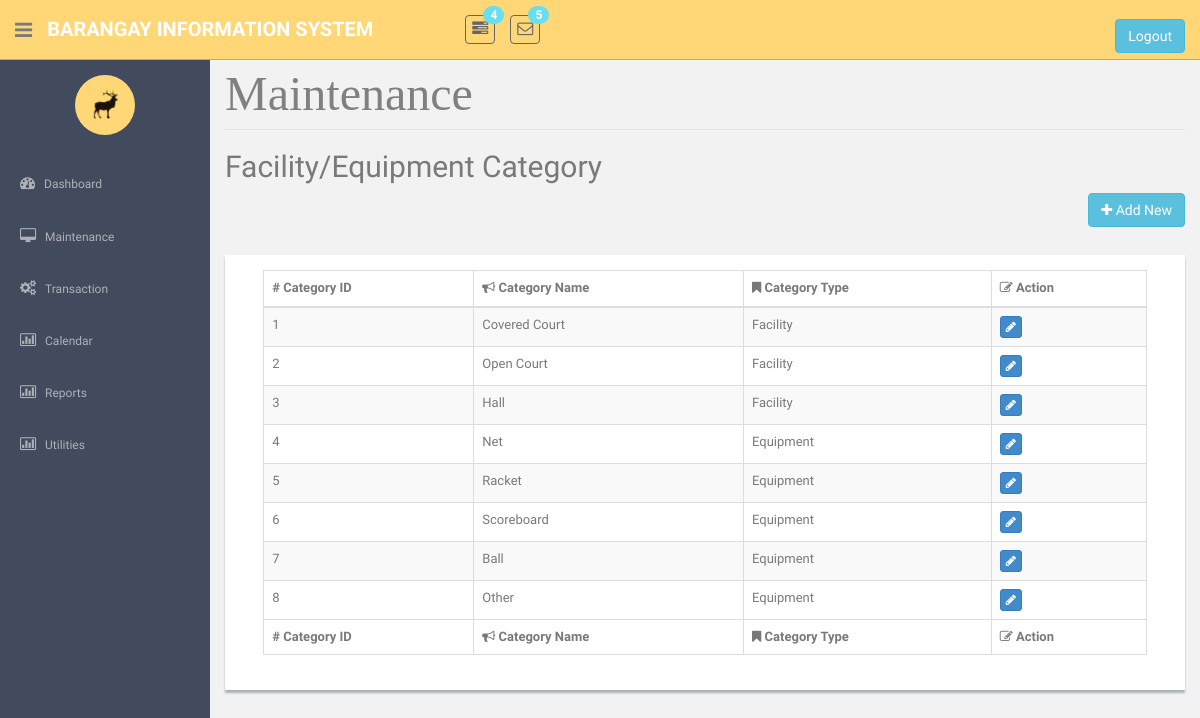
The app's page /EquipmentCat.php with its own data.
### tables this page shows
CREATE TABLE `tblcategory` (
  `strCategoryCode` int(25) NOT NULL,
  `strCategoryDesc` varchar(45) NOT NULL,
  `strCategoryType` varchar(45) NOT NULL
);

### EquipmentCat.php (the view, shortened to what this page needs)
<!DOCTYPE html>
          <?php require('header.php');?>
    <?php require('sidebar.php');?>
      <section id="main-content">
          <section class="wrapper site-min-height">		<form method = POST>
<legend ><font face = "cambria" size = 8 color = "grey"> Maintenance </font></legend>
			<h2>Facility/Equipment Category </h2>
   <form method = POST>
	 <p align="right">
	 <button type="button" class="btn btn-info" name = "btnEdit1" id = "btnEdit1"  onclick = "window.location = 'EquipmentCateAdd.php'" ><i class="fa fa-plus"></i> Add New</button>
	 <p>
<center>
<br><div class = "showback">
					<table   class="table table-striped table-bordered table-hover"  border = '2' style = 'width:95%'>
						<thead>
							<tr>
								<th># Category ID</th>
								<th><i class="fa fa-bullhorn"></i> Category Name</th>
								<th><i class="fa fa-bookmark"></i> Category Type</th>
								<th><i class="fa fa-edit"></i> Action</th>
							</tr>
						</thead>
						<tfoot>
							<tr>
								<th># Category ID</th>
								<th><i class="fa fa-bullhorn"></i> Category Name</th>
								<th><i class="fa fa-bookmark"></i> Category Type</th>
								<th><i class="fa fa-edit"></i> Action</th>
							</tr>
						</tfoot>
					<tbody>
					<?php
					require('connection.php');
				$sql = "select * from tblCategory ";
				$query = mysqli_query($con, $sql);
				if(mysqli_num_rows($query) > 0){
					while($row = mysqli_fetch_object($query)){?>
					<tr> <td><?php echo $row->strCategoryCode?></td>
					<td><?php echo $row->strCategoryDesc?></td>
					<td><?php echo $row->strCategoryType?></td>
					<td>
									<div class="btn-group " role="group">
									<button  class="btn btn-primary btn-xs" type = submit name = "btnEdit" value = <?php echo $row->strCategoryCode; ?> ><i class="fa fa-pencil"></i></button>
									</div>
									</td>
				<?php }}
				if(isset($_POST['del'])){
					$a = $_POST['del'];
					mysqli_query($con,"Delete From tblCategory where strCategoryCode = '$a'");
					echo "<script>alert('Successful!');
					window.location ='EquipmentCat.php';</script>";
				}				?></tbody>
				</table>
</center>
</form>
		</section><! --/wrapper -->
      </section>
  </section>
  </body>
</html>

### assets/css/style.css (style rules this page uses)
body { color: #797979; background: #f2f2f2; font-family: 'Ruda', sans-serif; padding: 0px !important; margin: 0px !important; font-size:13px; }
#main-content { margin-left: 210px; }
.wrapper { display: inline-block; margin-top: 60px; padding-left: 15px; padding-right: 15px; padding-bottom: 15px; padding-top: 0px; width: 100%; }
.showback { background: #ffffff; padding: 15px; margin-bottom: 15px; box-shadow: 0px 3px 2px #aab2bd; }
.site-min-height { min-height: 900px; }

### records on screen
tblcategory: strCategoryCode "1", strCategoryDesc "Covered Court", strCategoryType "Facility"
tblcategory: strCategoryCode "2", strCategoryDesc "Open Court", strCategoryType "Facility"
tblcategory: strCategoryCode "3", strCategoryDesc "Hall", strCategoryType "Facility"
tblcategory: strCategoryCode "4", strCategoryDesc "Net", strCategoryType "Equipment"
tblcategory: strCategoryCode "5", strCategoryDesc "Racket", strCategoryType "Equipment"
tblcategory: strCategoryCode "6", strCategoryDesc "Scoreboard", strCategoryType "Equipment"
tblcategory: strCategoryCode "7", strCategoryDesc "Ball", strCategoryType "Equipment"
tblcategory: strCategoryCode "8", strCategoryDesc "Other", strCategoryType "Equipment"
